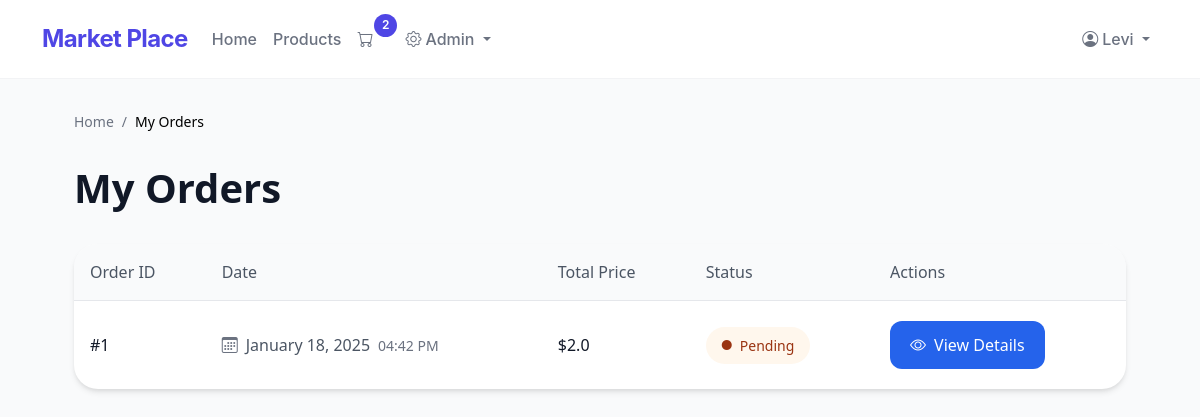
Before: /my_orders (signed in) with the older database file.
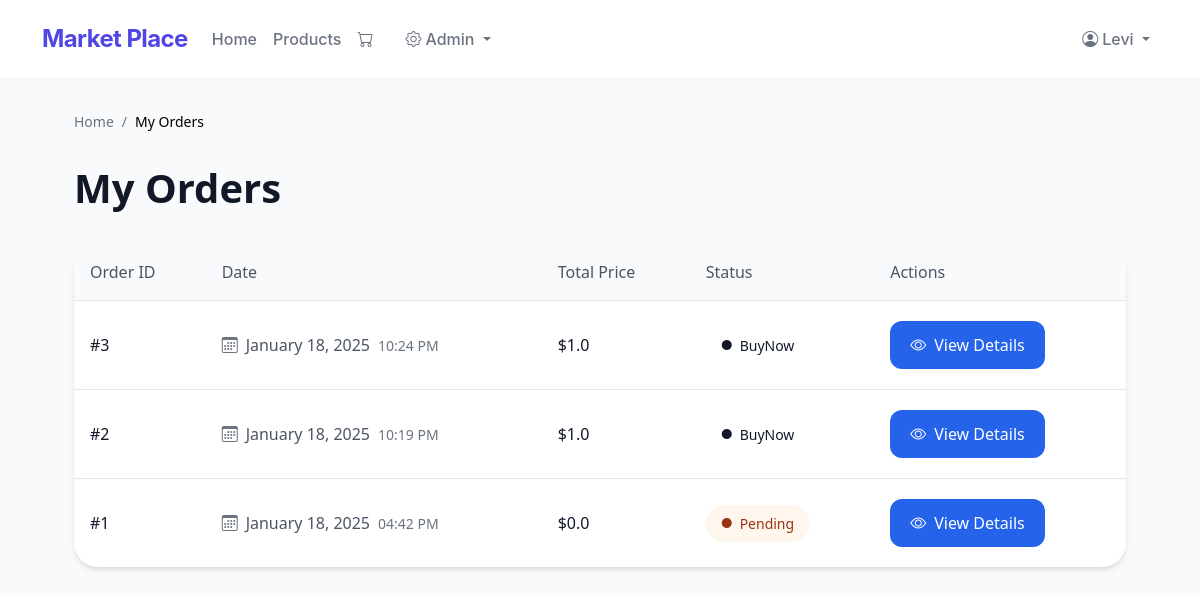
After: the same page with the newer database file.
### app.py (models this page shows)
class Order(db.Model):
    __tablename__ = 'orders'
    id = db.Column(db.Integer, primary_key=True)
    user_id = db.Column(db.Integer, db.ForeignKey('users.id'), nullable=False)
    total_price = db.Column(db.Float, nullable=False)
    status = db.Column(db.String(50), nullable=False, default='Pending')
    created_at = db.Column(db.DateTime, nullable=False, default=db.func.current_timestamp())
    order_items = db.relationship('OrderItem', backref='order', lazy=True)
    payment = db.relationship('Payment', backref='order', uselist=False, cascade="all, delete-orphan")

### app.py (the view)
@app.route('/my_orders')
def my_orders():
    if 'user_id' not in session:
        flash('Please log in to view your orders.', 'info')
        return redirect(url_for('login'))
    user_orders = Order.query.filter_by(user_id=session['user_id']).order_by(Order.created_at.desc()).all()
    return render_template('my_orders.html', orders=user_orders)

### app.py (called while the page is built)
def get_cart_unique_items():
    if 'user_id' in session:
        order = Order.query.filter_by(user_id=session['user_id'], status="Pending").first()
        if order:
            return OrderItem.query.filter_by(order_id=order.id).count()
    return 0

@app.context_processor
def inject_cart_count():
    return dict(cart_count=get_cart_unique_items())

### templates/my_orders.html (shortened to what this page needs)
{% extends "base.html" %}
{% block content %}
<div class="orders-container">
    <nav class="breadcrumb">
        <a href="{{ url_for('home') }}">Home</a>
        <span>/</span>
        <span class="current">My Orders</span>
    </nav>
    <div class="orders-header">
        <h1>My Orders</h1>
    </div>
    {% if orders %}
    <div class="orders-table-container">
        <table class="orders-table">
            <thead>
                <tr>
                    <th>Order ID</th>
                    <th>Date</th>
                    <th>Total Price</th>
                    <th>Status</th>
                    <th>Actions</th>
                </tr>
            </thead>
            <tbody>
                {% for order in orders %}
                <tr>
                    <td class="order-id">
                        #{{ order.id }}
                    </td>
                    <td class="order-date">
                        <div class="date-info">
                            <i class="bi bi-calendar3"></i>
                            {{ order.created_at.strftime('%B %d, %Y') }}
                            <div class="time">{{ order.created_at.strftime('%I:%M %p') }}</div>
                        </div>
                    </td>
                    <td class="order-price">
                        <div class="price">${{ order.total_price }}</div>
                    </td>
                    <td class="order-status">
                        <span class="status-badge {{ order.status.lower() }}">
                            <i class="bi bi-circle-fill"></i>
                            {{ order.status }}
                        </span>
                    </td>
                    <td class="order-actions">
                        <a href="{{ url_for('order_confirmation', order_id=order.id) }}" class="view-order-btn">
                            <i class="bi bi-eye"></i>
                            View Details
                        </a>
                    </td>
                </tr>
                {% endfor %}
            </tbody>
        </table>
    </div>
    {% endif %}
</div>
{% endblock %}

Changed rows visible on the page:
added Order: id "3", created_at "January 18, 2025", created_at "10:24 PM", total_price "1.0", status "BuyNow"
added Order: id "2", created_at "January 18, 2025", created_at "10:19 PM", total_price "1.0", status "BuyNow"
changed Order "04:42 PM": total_price "2.0" → "0.0"
Other visible differences:
{{ cart_count }}: "2" → (not shown)
